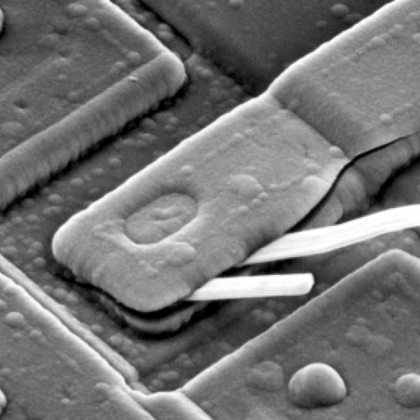
%> input picture labs/171860607_2/assignment1/asset/image/436.tif, 420 x 420 px, shrunk from 1026 x 1026 before the run
$ octave code1.m   (GNU Octave 9; MATLAB toolbox functions it lacks are replaced by stand-ins)
%> lines starting %> are read from the running program, lines starting %| are printed output that depends on the picture
%function [final] =code1 (Gauss_D)
Gauss_D=40;
%pic-A
f=imread('436.tif');
%> f is the input picture: size 420x420 uint8; min 0, max 255, mean 115.6
f=mat2gray(f);
%> f: size 420x420 double
[x,y]=size(f);
%> x = 420; y = 420
subplot(331);%imshow(f,[]);
imshow(im2uint8(mat2gray(log(abs(f)+1))),[]);title('A');
%pic-B
newf=zeros(2*x,2*y);
newf(1:x,1:y)=f;
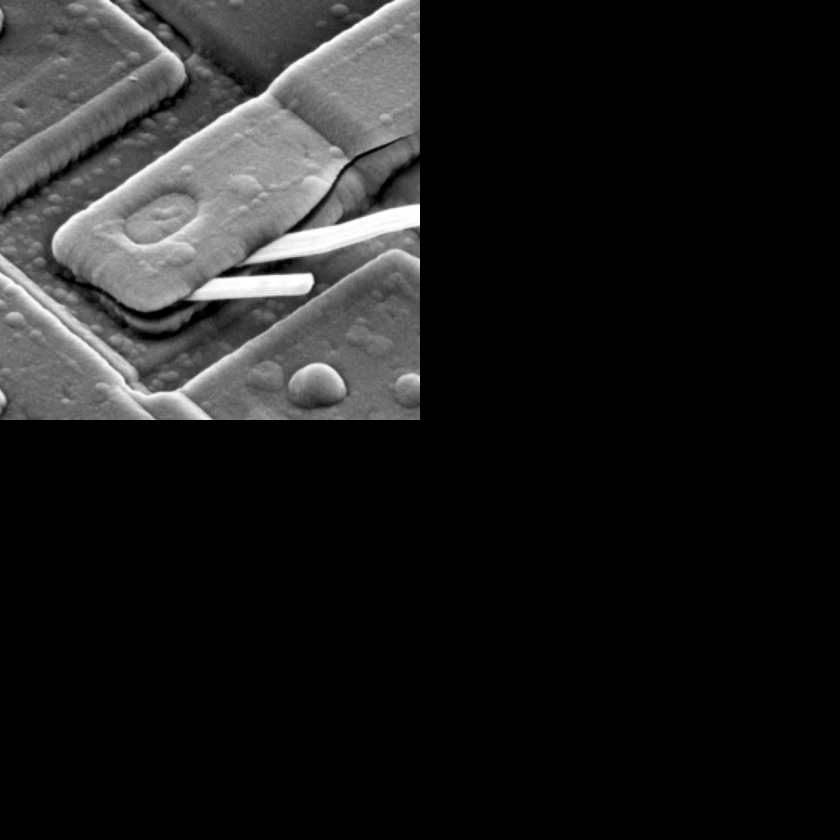
%> newf: size 840x840 double; min 0, max 1, mean 0.113
subplot(332);imshow(newf,[]);title('B');
newff=double(zeros(2*x,2*y));
%pic-C
for i = 1 : (x*2)
    for j = 1 : (y*2)
        newff(i,j) = double(newf(i,j))*((-1)^(i+j));
    end
end
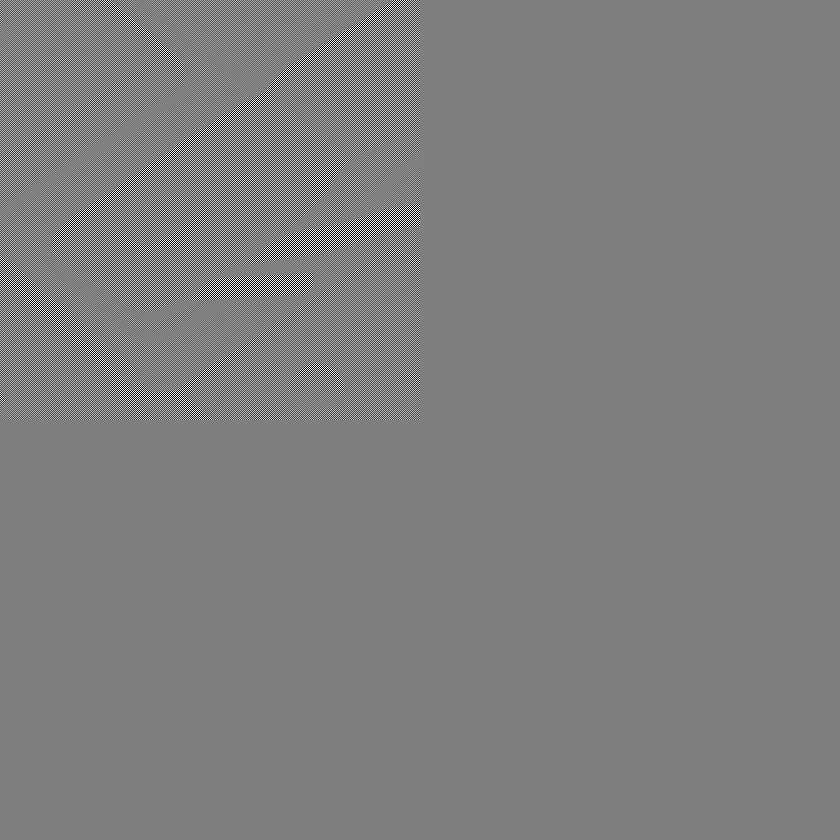
%> newff: size 840x840 double; min -1, max 1, mean 2.83e-07; drawn with min black and max white
subplot(333);imshow(newff,[]);title('C');
%pic-D
ff=fft2(newff);
A1=log(abs(ff)+1);
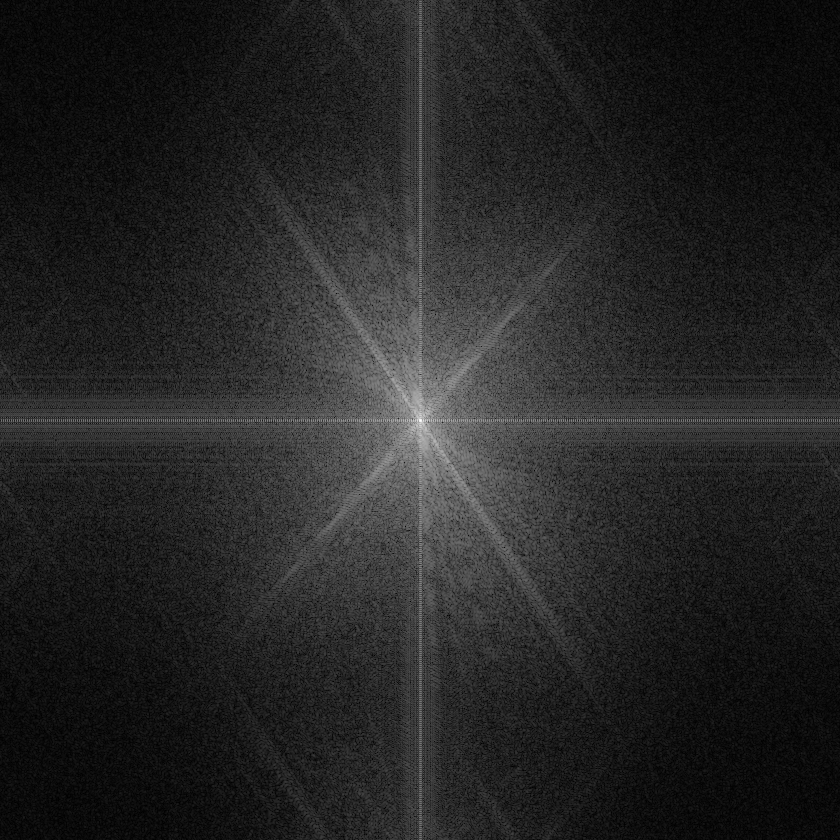
%> A1: size 840x840 double; min 0.00778, max 11.29, mean 1.66; drawn with min black and max white
subplot(334);imshow(A1,[]);title('D');
%pic-E
Hf = zeros(2*x,2*y);
for u = 1 :2*x
    for v = 1:2*y
        Hf(u,v) = exp((-((u-(x+1.0))^2+(v-(y+1.0))^2))/( 2 * Gauss_D^2));
    end
end
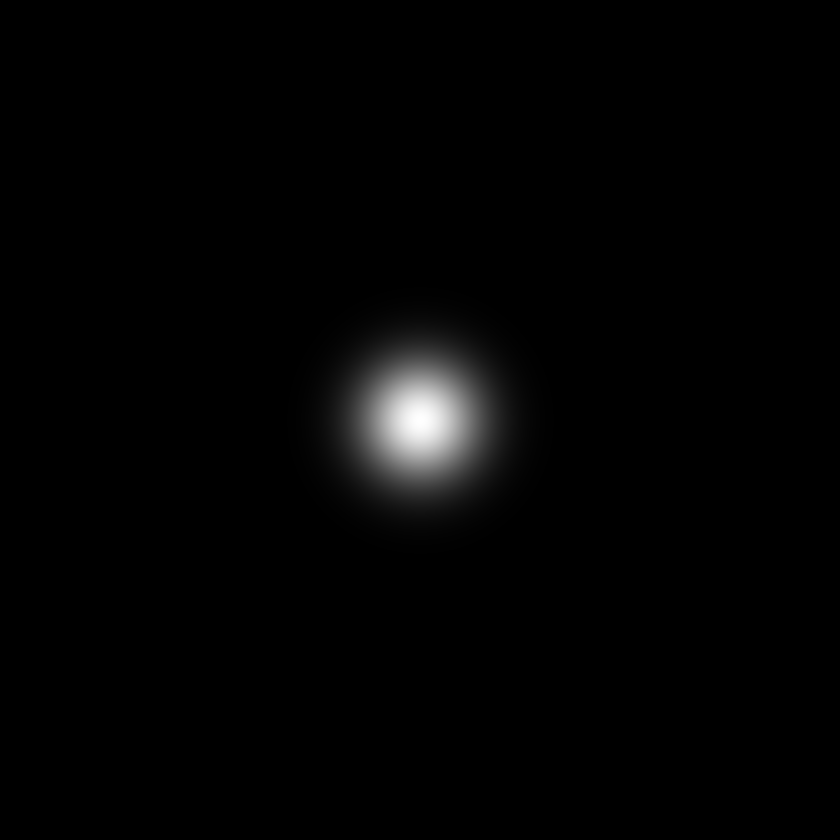
%> Hf: size 840x840 double; min 1.32e-48, max 1, mean 0.0142
subplot(335);imshow(Hf,[]);title('E');
%pic-F
Gf = Hf.*ff;
A2=log(abs(Gf)+1);
subplot(336);imshow(A2,[]);title('F');
%pic-G
gpf = real(ifft2(Gf));
for i = 1 : x
    for j = 1 : y
        gpf(i,j) = double(gpf(i,j)*(-1)^(i+j));
    end
end
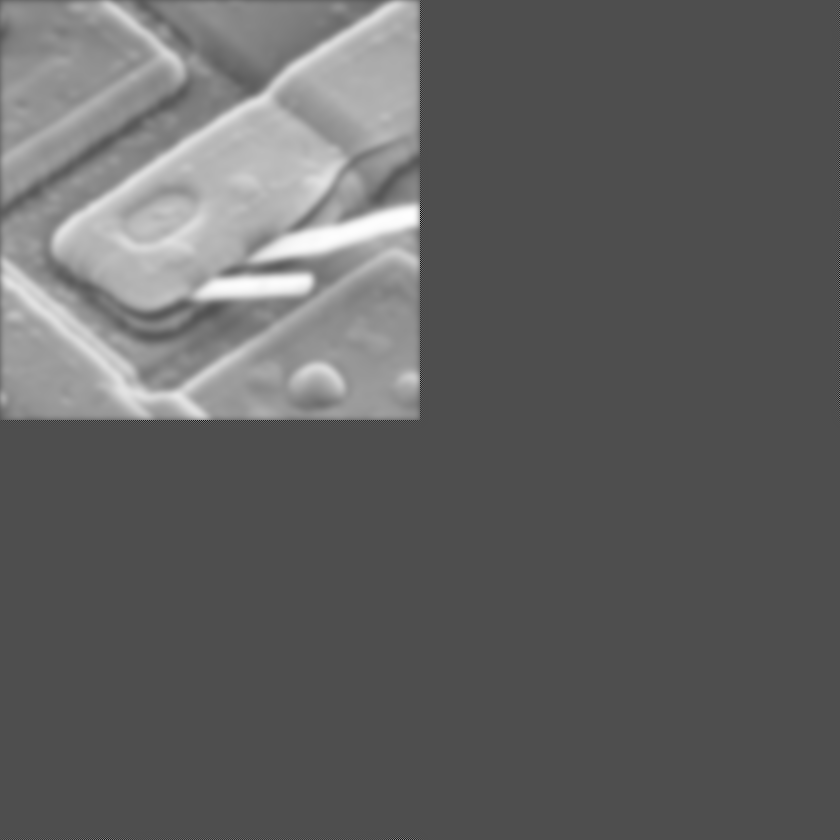
%> gpf: size 840x840 double; min -0.439, max 0.993, mean 0.112; drawn with min black and max white
subplot(337);imshow(gpf,[]);title('G');
%pic-H
final=gpf(1:x,1:y);
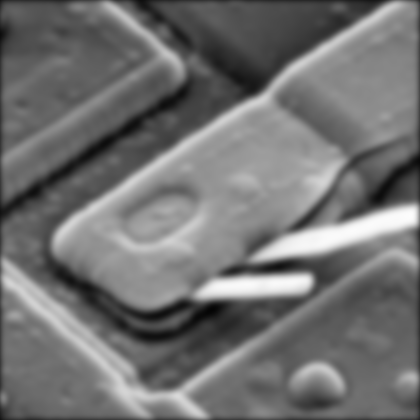
%> final: size 420x420 double; min 0.0176, max 0.993, mean 0.448
subplot(338);imshow(final,[]);title('H');
